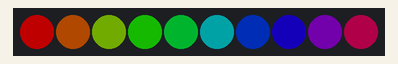
This sketch was run on a simulated Arduino Uno, built with avr-gcc and run on an emulated ATmega328P. Parts: 10 RGB LEDs in strip order, left to right. Dim RGB values are drawn brighter than linear.

Above: at 0.15 s.
At 5.0 s:
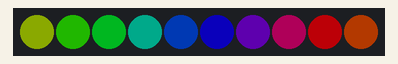
At 9.85 s:
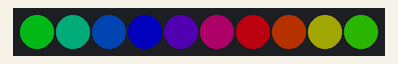
At 19.86 s:
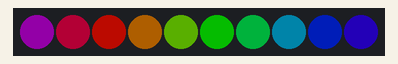
At 28.96 s:
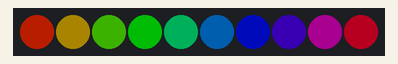
At 39.58 s:
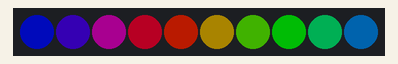

The sketch:

Rainbow_Flow.ino
```cpp
#include <Adafruit_NeoPixel.h>

#define LED_PIN 6
#define LED_COUNT 10
#define BRIGHTNESS 80

Adafruit_NeoPixel strip(LED_COUNT, LED_PIN, NEO_GRB + NEO_KHZ800);

uint16_t offset = 0;

void setup() {
  strip.begin();
  strip.setBrightness(BRIGHTNESS);
  strip.show();
}

void loop() {
  for (int i = 0; i < strip.numPixels(); i++) {
    int colorIndex = (i * 256 / strip.numPixels() + offset) % 256;
    strip.setPixelColor(i, colorWheel(colorIndex));
  }

  strip.show();
  offset++;
  delay(15);
}

uint32_t colorWheel(byte pos) {
  pos = 255 - pos;

  if (pos < 85) {
    return strip.Color(255 - pos * 3, 0, pos * 3);
  } else if (pos < 170) {
    pos -= 85;
    return strip.Color(0, pos * 3, 255 - pos * 3);
  } else {
    pos -= 170;
    return strip.Color(pos * 3, 255 - pos * 3, 0);
  }
}
```
